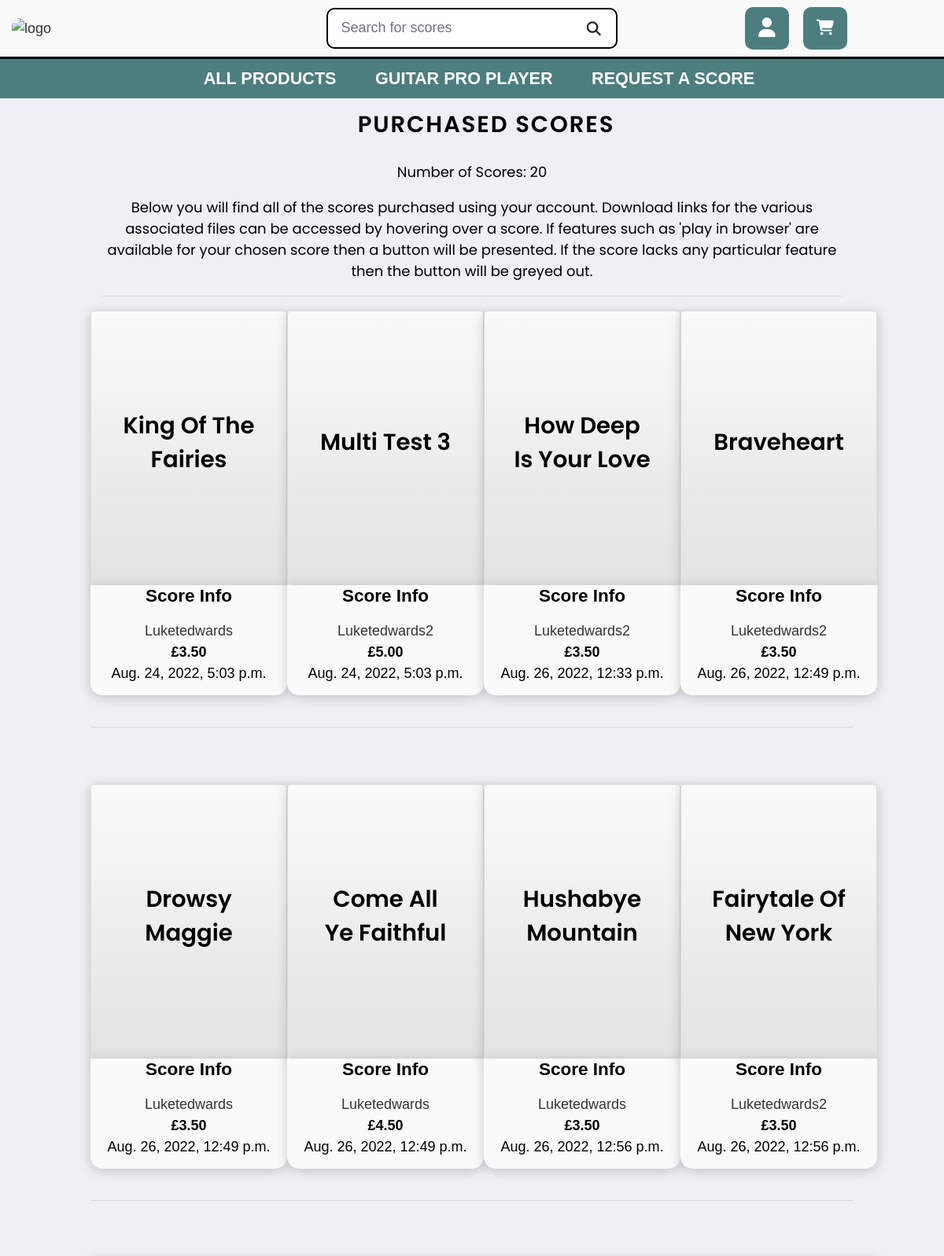
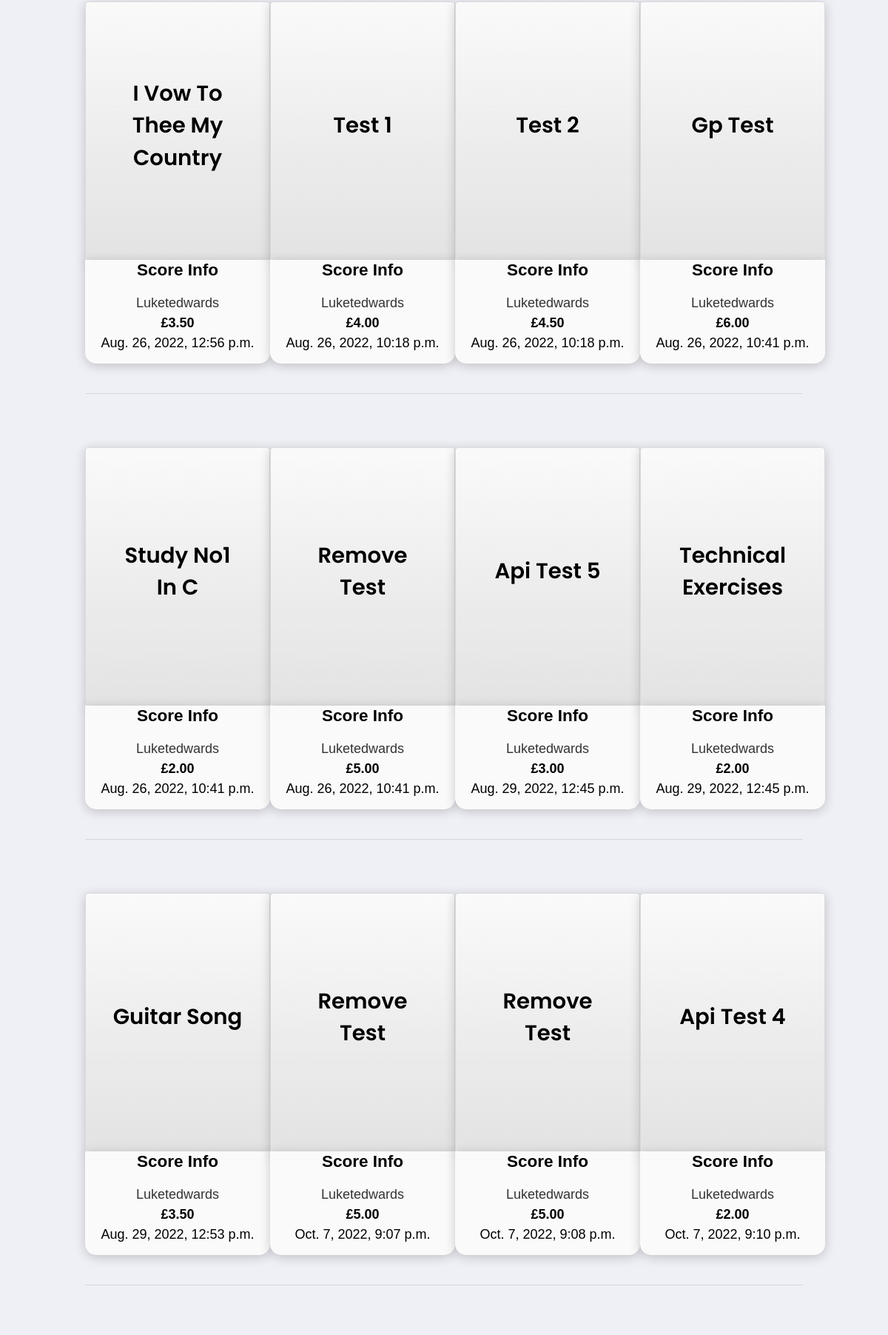
Page /profile/purchased-scores/ (signed in, upper part) on the committed database (2 pictures, top to bottom).
### checkout/models.py (models this page shows, shortened)
class OrderLineItem(models.Model):
    order = models.ForeignKey(
        Order,
        null=False,
        blank=False,
        on_delete=models.CASCADE,
        related_name='lineitems')
    product = models.ForeignKey(
        Product,
        null=False,
        blank=False,
        on_delete=models.CASCADE)
    lineitem_total = models.DecimalField(
        max_digits=6,
        decimal_places=2,
        null=False,
        blank=False,
        editable=False)
    vendor = models.CharField(max_length=32, null=True, blank=True)

class Order(models.Model):
    order_number = models.CharField(max_length=32, null=False, editable=False)
    user_profile = models.ForeignKey(
        UserProfile,
        on_delete=models.SET_NULL,
        null=True,
        blank=True,
        related_name='orders')
    username = models.CharField(max_length=32, null=False, editable=False)
    full_name = models.CharField(max_length=50, null=False, blank=False)
    email = models.EmailField(max_length=254, null=False, blank=False)
    phone_number = models.CharField(max_length=20, null=False, blank=False)
    date = models.DateTimeField(auto_now_add=True)
    order_total = models.DecimalField(
        max_digits=10,
        decimal_places=2,
        null=False,
        default=0)

### products/models.py (models this page shows, shortened)
class Product(models.Model):
    genre = models.ForeignKey(
        'Genre',
        null=True,
        blank=True,
        on_delete=models.SET_NULL)
    difficulty = models.ForeignKey(
        'Difficulty',
        null=True,
        blank=True,
        on_delete=models.SET_NULL)
    sku = models.CharField(max_length=254, null=True, blank=True, default='0')
    name = models.CharField(max_length=254)
    description = models.TextField()
    price = models.DecimalField(max_digits=6, decimal_places=2)
    rating = models.DecimalField(
        max_digits=6,
        decimal_places=2,
        null=True,
        blank=True)
    image_url = models.URLField(max_length=1024, null=True, blank=True)
    image = models.ImageField(null=True, blank=True,)
    vendor = models.CharField(max_length=254, null=True)
    PDF = models.FileField(null=True,)
    Guitar_Pro_Unlocked = models.FileField(null=True,)
    Guitar_Pro_Locked = models.FileField(null=True, blank=True)
    video = models.URLField(max_length=1024, null=True, blank=True)
    number_sold = models.IntegerField(null=True, blank=True, default=0)

### user_profile/views.py (the view)
def purchased_scores(request):
    if request.user.is_authenticated:
        profile = get_object_or_404(UserProfile, user=request.user)
        products = Product.objects.all()
        orders = profile.orders.all()
        items = []
        score_number = 0
        for order in orders:
            for item in order.lineitems.all():
                items.append(item)
                score_number += 1
        context = {
            'products': products,
            'profile': profile,
            'orders': orders,
            'items': items,
            'score_number': score_number
        }
        return render(request, 'user_profile/purchased-scores.html', context)
    else:
        messages.error(request, 'You must be logged in to view this page')
        return redirect('index')

### cart/contexts.py (called while the page is built, shortened)
def cart_contents(request):
    cart_items = []
    total = 0
    product_count = 0
    cart = request.session.get('cart', {})
    total = total
    context = {
        'cart_items': cart_items,
        'total': total,
        'product_count': product_count,
    }
    return context

### user_profile/templates/user_profile/purchased-scores.html (shortened to what this page needs)
{% extends 'base.html'%}
{% load static %}
{% block extra_css %}
<link rel="stylesheet" href="{% static 'css/purchased-scores.css'%}">
<link rel="stylesheet" href="{% static 'css/animations.css'%}">
{% endblock%}
{% block content %}
<div class="product-container col-10 center ">
    <div class="col-12 text-center mt-3">
        <h1 class="heading">Purchased Scores</h1>
        <p>Number of Scores: {{score_number}}</p>
        <p>Below you will find all of the scores purchased using your account. Download links for the various associated
            files can be accessed by hovering over a score. If features such as 'play in browser' are available for your
            chosen score then a button will be presented. If the score lacks any particular feature then the button will
            be greyed out. </p>
        <hr>
    </div>
    <div class="row mt-1 mb-5">
        <div class="row w-100 center">
            {% if score_number > 0 %}
            {% for item in items %}
            <div class="col-sm-6 col-md-6 col-lg-4 col-xl-3">
                <div class="card shadow-checkout" style="overflow:hidden;">
                    <div class="front"
                        style="background-image: url({{MEDIA_URL}}{{item.product.image}}); min-height: fit-content; ">
                        <p>{{item.product.name|title}}</p>
                    </div>
                    <div class="back animated-gradient" style="overflow:hidden;">
                        <div>
                            <p>
                                <h5>{{item.product.name|title}}</h5>
                            </p>
                            <p>
                                <a href="{{MEDIA_URL}}{{item.product.PDF}}" class="btn btn-primary my-auto animated-btn"
                                    target="_blank" aria-label="download PDF">PDF</a>
                            </p>
                            <p>
                                {% if item.product.Guitar_Pro_Locked%}
                                <a href="{{MEDIA_URL}}{{item.product.Guitar_Pro_Locked}}"
                                    class="btn btn-primary animated-btn" target="_blank"
                                    aria-label="download Guitar Pro">GP</a>
                                {% else %}
                                {% if item.product.Guitar_Pro_Unlocked%}
                                <a href="{{MEDIA_URL}}{{item.product.Guitar_Pro_Unlocked}}"
                                    class="btn btn-primary animated-btn" target="_blank" aria-label="download GP">GP</a>
                                {%endif%}
                                {%endif%}
                            </p>
                            <p>
                                {% if item.product.Guitar_Pro_Unlocked %}
                                <span><a href="{% url 'guitar_pro' item.product.id%}"
                                        class="btn btn-primary animated-btn" aria-label="play in browser">Play in
                                        Browser</a></span>
                                {%else%}
                                <span><input type="button" disabled value="No GP File "
                                        aria-label="no Gp file available" class="btn btn-secondary "></span>
                                {%endif%}
                            </p>
                            <p>
                                <a class="btn btn-primary animated-btn"
                                    href="{% url 'product_detail' item.product.id %}"
                                    aria-label="link to view {{product.name}}">
                                </a>
                            </p>
                        </div>
                    </div>
                </div>
                <div class="score-info text-center shadow-checkout">
                    {% for order in orders%}
                    {% for lineitem in order.lineitems.all%}
                    {% if lineitem.product.id == item.product.id %}
                    <p>
                        <h5><strong>Score Info</strong></h5>
                    </p>
                    <span><a
                            href="{% url 'storefront' storevendor=lineitem.product.vendor%}">{{lineitem.product.vendor|title}}</a></span>
                    <br>
                    <span><strong>£{{lineitem.product.price}}</strong></span>
                    <br>
                    <span class="">{{order.date}}</span>
                    {%endif%}
                    {%endfor%}
                    {%endfor%}
                </div>
            </div>
            {% if forloop.counter|divisibleby:4 %}
            <div class="col-12 d-none d-xl-block mb-5">
                <hr>
            </div>
            {% endif %}
            {% endfor %}
            {%else%}
            <div class="col-12 text-center">
                <h5 class="mt-3 mb-3 ">You have not purchased any scores yet.</h5>
                <a href="{% url 'products' %}" aria-label="browse scores" class="btn btn-primary">Browse Scores</a>
                {%endif%}
            </div>
        </div>
    </div>
    {% endblock %}

### static/css/base.css (style rules this page uses)
html { width: 100% !important; padding-left: 0 !important; padding-right: 0 !important; margin-left: 0 !important; margin-right: 0 !important; overflow: hidden !important; height: 100%; }
body { color: #000000; font-family: Sans-Serif; padding: 30px; padding-top: 0 !important; background-color: #efeff6 !important; margin-top: 0 !important; background-size: cover; color: black !important; font-family: 'Helvetica'; height: 100%; min-height: 100%; margin: 0; padding-bottom: 0; height: 100% !important; width: 100% !important; padding-left: 0 !important; padding-right: 0 !important; margin-left: 0 !important; margin-right: 0 !important; overflow-x: hidden !important; }
* { box-sizing: border-box; }
.btn { font-size: 1rem; }
.btn-primary { background-color: #1b6ec2 !important; border-color: #1b6ec2 !important; }
.shadow-checkout { box-shadow: 0px 3px 15px rgba(0, 0, 0, 0.2); }
.center { margin: 0 auto !important; }
h1, h2, h3, h4, h5, h6, p { font-family: 'Poppins', sans-serif !important; }
a { text-decoration: none; color: #000000; }
.heading { font-size: 25px; margin-right: 25px; }
.row:after { content: ""; display: table; clear: both; }

### static/css/footer.css (style rules this page uses)
a, a:hover, a:focus, a:active { text-decoration: none; outline: none; }
a, a:active, a:focus { color: #333; text-decoration: none; transition-timing-function: ease-in-out; -ms-transition-timing-function: ease-in-out; -moz-transition-timing-function: ease-in-out; -webkit-transition-timing-function: ease-in-out; -o-transition-timing-function: ease-in-out; transition-duration: .2s; -ms-transition-duration: .2s; -moz-transition-duration: .2s; -webkit-transition-duration: .2s; -o-transition-duration: .2s; }

### static/css/purchased-scores.css (style rules this page uses)
*, *:before, *:after { box-sizing: border-box; }
html { font-size: 18px; line-height: 1.5; font-weight: 300; color: #333; font-family: "Nunito Sans", sans-serif; }
body { margin: 0; padding: 0; height: 100vh; font-family: 'Helvetica' !important; background-attachment: fixed; }
.heading { width: 100%; margin-left: 1rem; font-weight: 600; font-size: 1.618rem; text-transform: uppercase; letter-spacing: 0.1ch; line-height: 1; padding-bottom: 0.5em; margin-bottom: 1rem; position: relative; }
.heading:after { display: block; content: ""; position: absolute; width: 60px; height: 4px; bottom: 0; }
.score-info { margin: 0 auto !important; width: 250px !important; background-color: #fafafa; border-radius: 0 0 15px 15px; margin-top: 0; position: relative; top: -22px; height: 140px; }
.card { color: inherit; cursor: pointer; width: calc(33% - 2rem); min-width: 250px; max-width: 250px; height: 353px; min-height: 353px; perspective: 1000px; margin: 0 auto; position: relative; aspect-ratio: 4/3 !important; background-color: #fafafa; }
.front, .back { display: flex; border-radius: 6px; background-position: center; background-size: cover; text-align: center; justify-content: center; align-items: center; position: absolute; height: 100%; width: 100%; -webkit-backface-visibility: hidden; backface-visibility: hidden; transform-style: preserve-3d; transition: ease-in-out 600ms; }
.front { background-size: cover; padding: 2rem; font-size: 1.618rem; font-weight: 600; color: #000; overflow: hidden; font-family: 'Helvetica'; }
.front:before { position: absolute; display: block; content: ""; top: 0; left: 0; right: 0; bottom: 0; background: linear-gradient(rgba(0,130,170,0),rgb(159, 156, 156)); opacity: 0.25; z-index: -1; }
.back { background: linear-gradient(135deg, #1c92d2, #f2fcfe); transform: rotateY(-180deg); padding: 0 2em; padding-left: 0; padding-right: 0; }
.back p { margin-bottom: 0.4rem; }

### static/css/animations.css (style rules this page uses)
.animated-gradient { animation: animateBg 14s linear infinite; background-image: linear-gradient(90deg,#ffffff,#e6e5e5,#e9edfb,#decdea,#ffffff,#e6e5e5); background-size: 500% 100%; }
* { margin: 0; padding: 0; font-family: 'Montserrat', sans-serif; }

### rows in the picture
OrderLineItem: product.name "King Of The Fairies", product.vendor "Luketedwards", product.price "3.50"
Order: date "Aug. 24, 2022, 5:03 p.m."
OrderLineItem: product.name "Multi Test 3", product.vendor "Luketedwards2", product.price "5.00"
OrderLineItem: product.name "How Deep Is Your Love", product.vendor "Luketedwards2", product.price "3.50"
Order: date "Aug. 26, 2022, 12:33 p.m."
OrderLineItem: product.name "Braveheart", product.vendor "Luketedwards2", product.price "3.50"
Order: date "Aug. 26, 2022, 12:49 p.m."
OrderLineItem: product.name "Drowsy Maggie", product.vendor "Luketedwards", product.price "3.50"
OrderLineItem: product.name "Come All Ye Faithful", product.vendor "Luketedwards", product.price "4.50"
OrderLineItem: product.name "Hushabye Mountain", product.vendor "Luketedwards", product.price "3.50"
Order: date "Aug. 26, 2022, 12:56 p.m."
OrderLineItem: product.name "Fairytale Of New York", product.vendor "Luketedwards2", product.price "3.50"
OrderLineItem: product.name "I Vow To Thee My Country", product.vendor "Luketedwards", product.price "3.50"
OrderLineItem: product.name "Test 1", product.vendor "Luketedwards", product.price "4.00"
Order: date "Aug. 26, 2022, 10:18 p.m."
OrderLineItem: product.name "Test 2", product.vendor "Luketedwards", product.price "4.50"
OrderLineItem: product.name "Gp Test", product.vendor "Luketedwards", product.price "6.00"
Order: date "Aug. 26, 2022, 10:41 p.m."
OrderLineItem: product.name "Study No1 In C", product.vendor "Luketedwards", product.price "2.00"
OrderLineItem: product.name "Remove Test", product.vendor "Luketedwards", product.price "5.00"
OrderLineItem: product.name "Api Test 5", product.vendor "Luketedwards", product.price "3.00"
Order: date "Aug. 29, 2022, 12:45 p.m."
OrderLineItem: product.name "Technical Exercises", product.vendor "Luketedwards", product.price "2.00"
OrderLineItem: product.name "Guitar Song", product.vendor "Luketedwards", product.price "3.50"
Order: date "Aug. 29, 2022, 12:53 p.m."
OrderLineItem: product.name "Remove Test", product.vendor "Luketedwards", product.price "5.00"
Order: date "Oct. 7, 2022, 9:07 p.m."
OrderLineItem: product.name "Remove Test", product.vendor "Luketedwards", product.price "5.00"
Order: date "Oct. 7, 2022, 9:08 p.m."
OrderLineItem: product.name "Api Test 4", product.vendor "Luketedwards", product.price "2.00"
Order: date "Oct. 7, 2022, 9:10 p.m."

### other values in the picture
{{ score_number }} "20"
